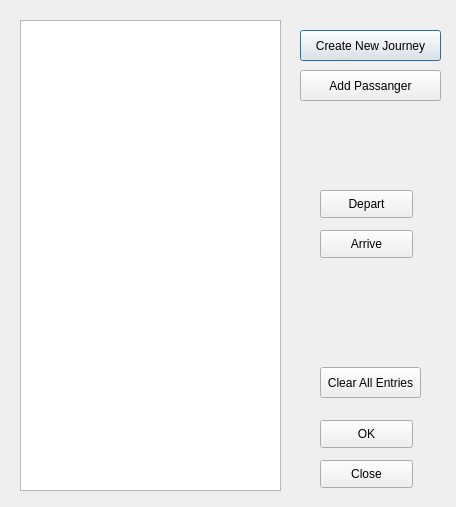
<?xml version="1.0" encoding="UTF-8"?>
<ui version="4.0">
 <class>Dialog</class>
 <widget class="QDialog" name="Dialog">
  <property name="geometry">
   <rect>
    <x>0</x>
    <y>0</y>
    <width>456</width>
    <height>507</height>
   </rect>
  </property>
  <property name="windowTitle">
   <string>Dialog</string>
  </property>
  <widget class="QListView" name="listView">
   <property name="geometry">
    <rect>
     <x>20</x>
     <y>20</y>
     <width>261</width>
     <height>471</height>
    </rect>
   </property>
  </widget>
  <widget class="QPushButton" name="pushButton">
   <property name="geometry">
    <rect>
     <x>300</x>
     <y>30</y>
     <width>141</width>
     <height>31</height>
    </rect>
   </property>
   <property name="text">
    <string>Create New Journey</string>
   </property>
  </widget>
  <widget class="QPushButton" name="pushButton_2">
   <property name="geometry">
    <rect>
     <x>300</x>
     <y>70</y>
     <width>141</width>
     <height>31</height>
    </rect>
   </property>
   <property name="text">
    <string>Add Passanger</string>
   </property>
  </widget>
  <widget class="QPushButton" name="pushButton_3">
   <property name="geometry">
    <rect>
     <x>320</x>
     <y>420</y>
     <width>93</width>
     <height>28</height>
    </rect>
   </property>
   <property name="text">
    <string>OK</string>
   </property>
  </widget>
  <widget class="QPushButton" name="pushButton_4">
   <property name="geometry">
    <rect>
     <x>320</x>
     <y>460</y>
     <width>93</width>
     <height>28</height>
    </rect>
   </property>
   <property name="text">
    <string>Close</string>
   </property>
  </widget>
  <widget class="QPushButton" name="pushButton_5">
   <property name="geometry">
    <rect>
     <x>320</x>
     <y>367</y>
     <width>101</width>
     <height>31</height>
    </rect>
   </property>
   <property name="text">
    <string>Clear All Entries</string>
   </property>
  </widget>
  <widget class="QPushButton" name="pushButton_6">
   <property name="geometry">
    <rect>
     <x>320</x>
     <y>230</y>
     <width>93</width>
     <height>28</height>
    </rect>
   </property>
   <property name="text">
    <string>Arrive</string>
   </property>
  </widget>
  <widget class="QPushButton" name="pushButton_7">
   <property name="geometry">
    <rect>
     <x>320</x>
     <y>190</y>
     <width>93</width>
     <height>28</height>
    </rect>
   </property>
   <property name="text">
    <string>Depart</string>
   </property>
  </widget>
 </widget>
 <resources/>
 <connections/>
</ui>
